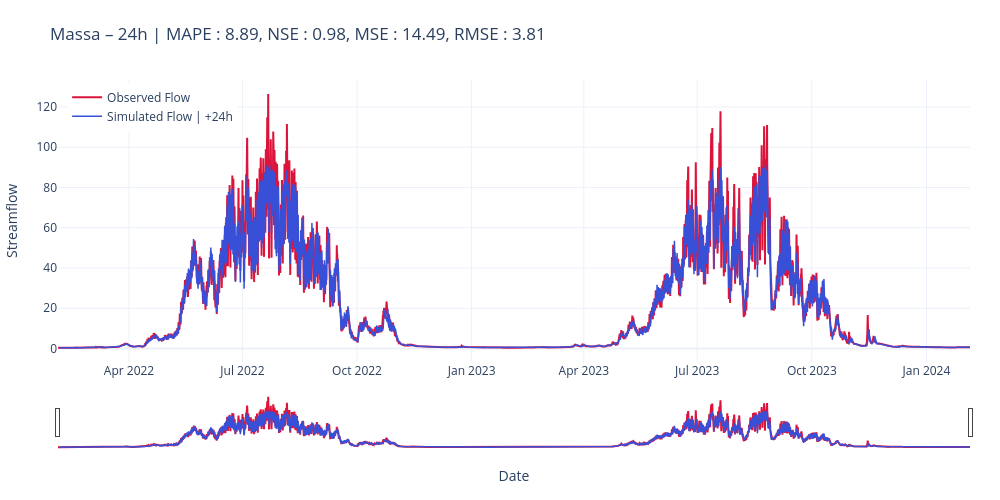

The notebook cell saved with this chart:
### Code cell
scores_str = str.join(', ', [f"{key} : {scores[key]:.2f}" for key in scores])
title24 = f"Massa – {cfg.predict_last_n}h | " + scores_str

# plot_forecast_24h(measured=y_true, predicted=y_pred, title=title24, mode="list", horizons=[1, 6, cfg.predict_last_n])
plot_forecast_24h(measured=y_true, predicted=y_pred, title=title24, mode="list", horizons=[cfg.predict_last_n])

### Figure 1 — Plotly figure (JSON) as saved in the notebook; plotly's stock layout.template omitted (floating-point values rounded to 4 significant figures; data arrays with more than 128 entries replaced by an {"elided": "..."} marker saying what was removed)
{"data": [{"line": {"color": "crimson", "width": 2}, "mode": "lines", "name": "Observed Flow", "type": "scatter", "x": {"elided": "17568 str values"}, "y": {"elided": "17568 float values"}}, {"line": {"color": "#3850D8", "width": 1.5}, "mode": "lines", "name": "Simulated Flow | +24h", "type": "scatter", "x": {"elided": "17545 str values"}, "y": {"elided": "17545 float values"}}], "layout": {"dragmode": "zoom", "height": 500, "hovermode": "x unified", "legend": {"x": 0.01, "xanchor": "left", "y": 0.99, "yanchor": "top"}, "margin": {"b": 50, "l": 50, "r": 30, "t": 80}, "title": {"text": "Massa – 24h | MAPE : 8.89, NSE : 0.98, MSE : 14.49, RMSE : 3.81"}, "width": 1000, "xaxis": {"rangeslider": {"visible": true}, "title": {"text": "Date"}}, "yaxis": {"title": {"text": "Streamflow"}}}}
